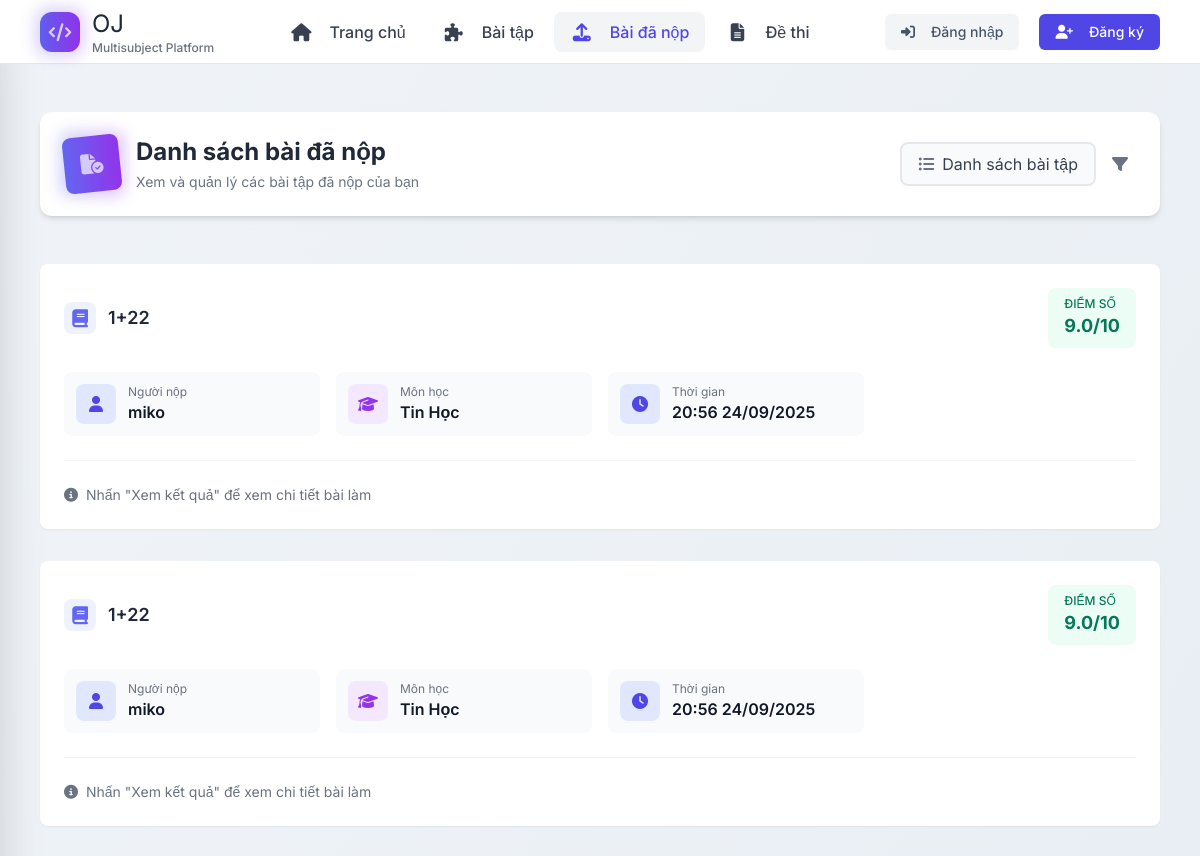
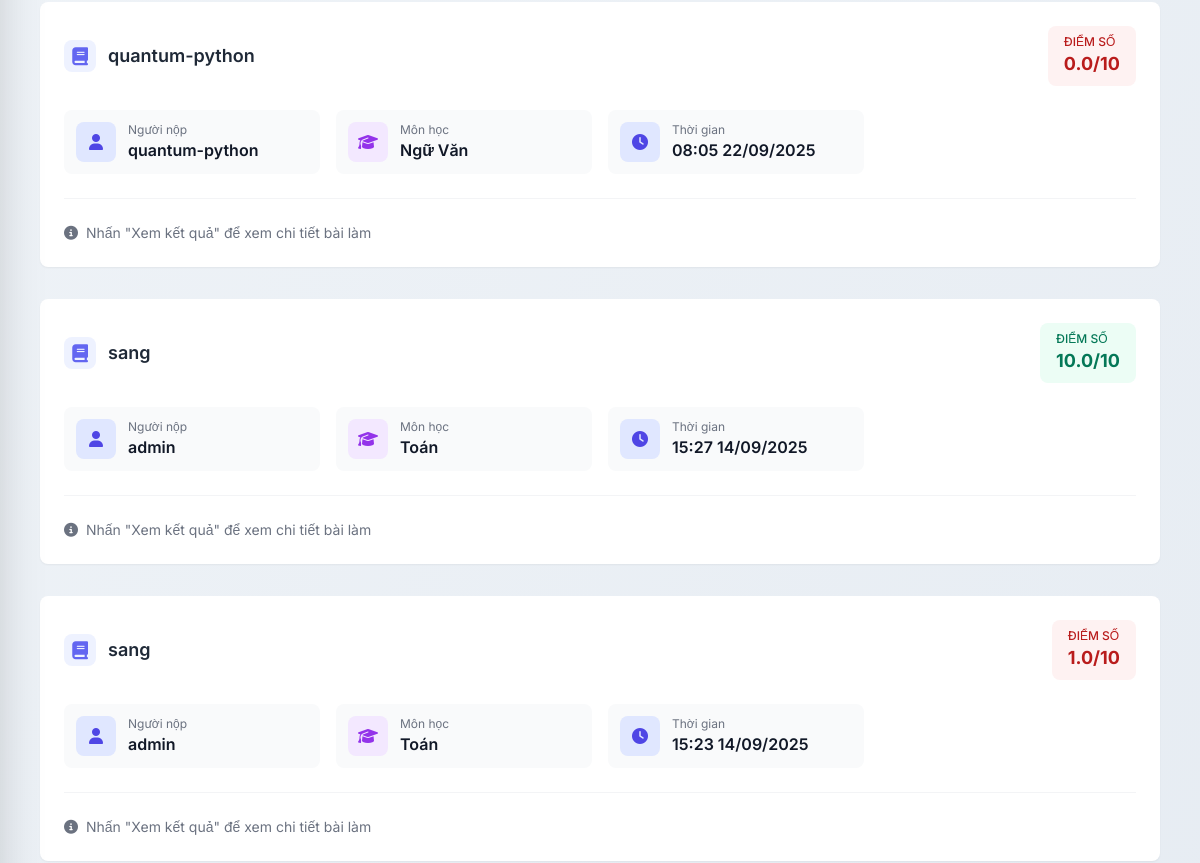
Before: /submissions/ (upper part) with the older database file (2 pictures, top to bottom).
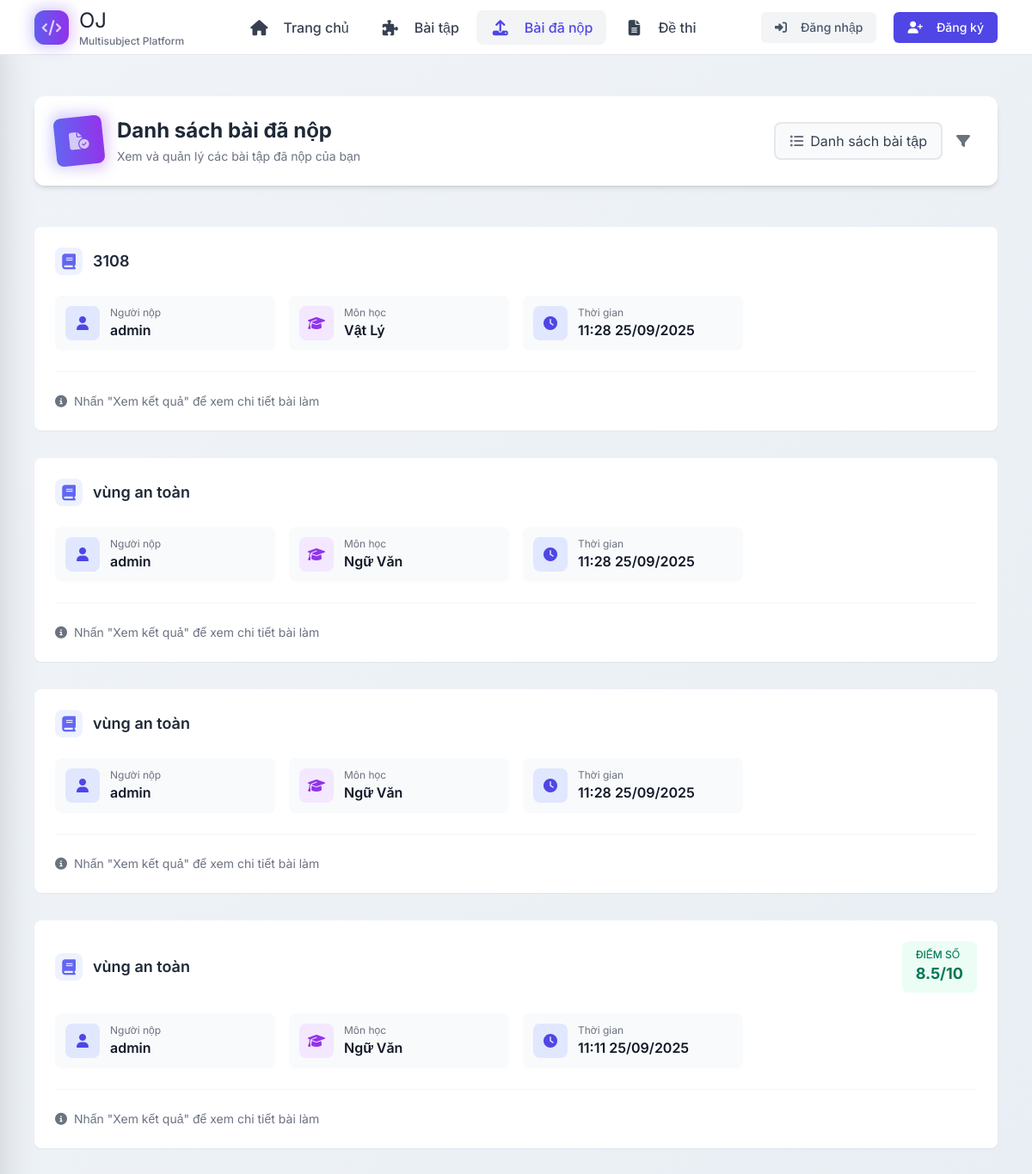
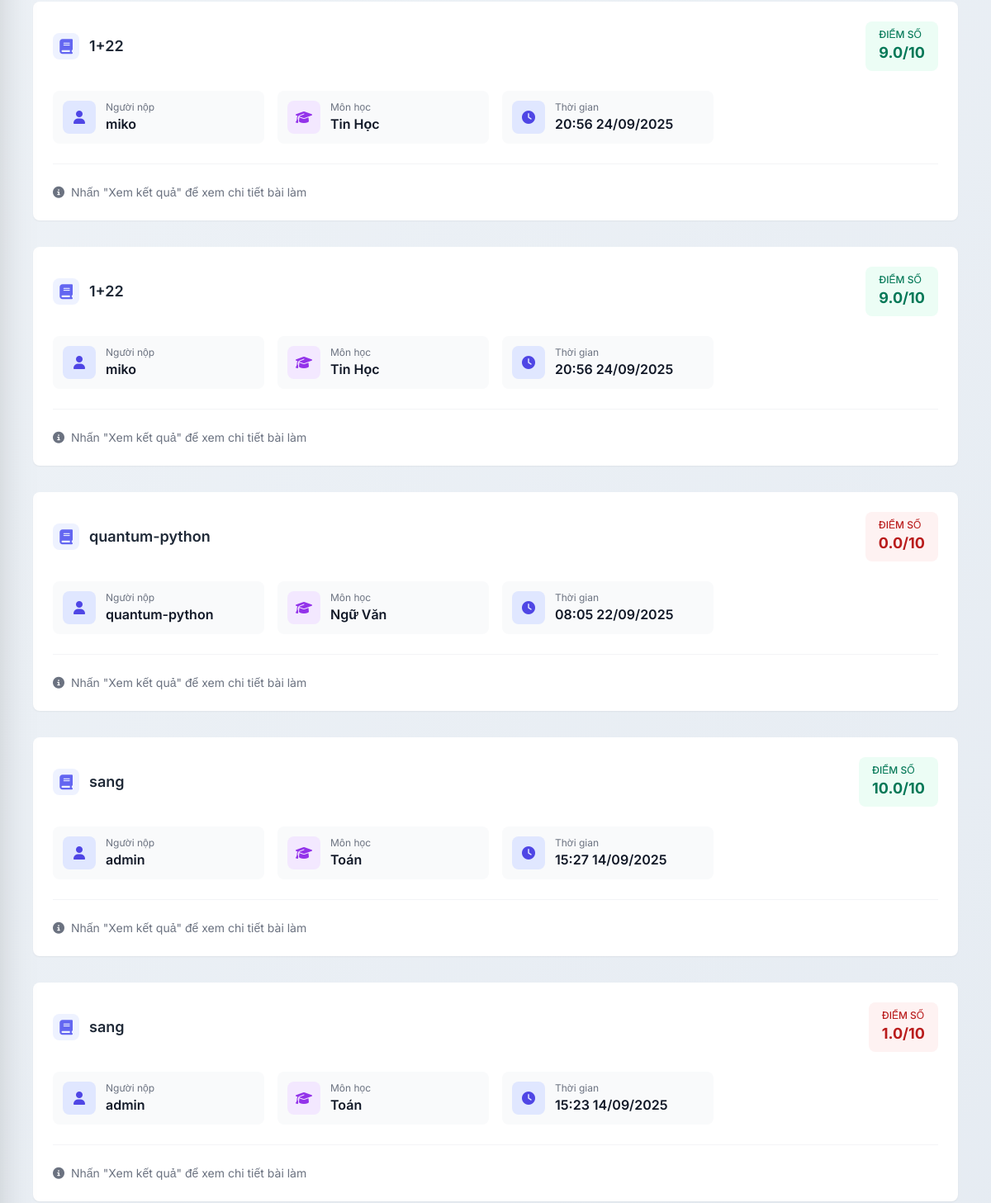
After: the same page with the newer database file (2 pictures, top to bottom).
### submissions/models.py (models this page shows, shortened)
class Submission(models.Model):
    user = models.ForeignKey(settings.AUTH_USER_MODEL, on_delete=models.CASCADE)
    problem = models.ForeignKey(Problem, on_delete=models.CASCADE)
    code = models.TextField()
    submitted_at = models.DateTimeField(auto_now_add=True)
    score = models.FloatField(null=True, blank=True)
    comment = models.TextField(null=True, blank=True)

### problems/models.py (models this page shows, shortened)
class Problem(models.Model):
    title = models.CharField(max_length=200)
    description = models.TextField()
    subject = models.CharField(max_length=10, choices=SUBJECT_CHOICES)
    question_type = models.CharField(max_length=10, choices=QUESTION_TYPE, default='WRIT')
    difficulty = models.CharField(max_length=10, choices=DIFFICULTY_LEVELS)
    author = models.ForeignKey(User, on_delete=models.CASCADE, null=True)
    grading_criteria = models.TextField(null=True, blank=True, help_text="Tiêu chí chấm bài (dành cho AI)")
    created_at = models.DateTimeField(default=timezone.now)
    is_hidden = models.BooleanField(default=False)
    choice_a = models.CharField(max_length=255, null=True, blank=True)
    choice_b = models.CharField(max_length=255, null=True, blank=True)
    choice_c = models.CharField(max_length=255, null=True, blank=True)
    choice_d = models.CharField(max_length=255, null=True, blank=True)
    correct_answer = models.CharField(
        max_length=1,
        choices=[('A', 'A'), ('B', 'B'), ('C', 'C'), ('D', 'D')],
        null=True, blank=True,
        help_text="Chỉ áp dụng cho câu hỏi trắc nghiệm"
    )

### users/models.py (models this page shows)
class CustomUser(AbstractUser):
    is_teacher = models.BooleanField(default=False)

### submissions/views.py (the view)
# urls.py: path('', submission_list, name='submission_list'),
def submission_list(request):
    submissions = Submission.objects.select_related('problem', 'user').order_by('-submitted_at')
    return render(request, 'submissions/list.html', {
        'submissions': submissions
    })

### submissions/templates/submissions/list.html (shortened to what the changed rows need)
{% extends 'base.html' %}
{% block content %}
<div class="max-w-7xl mx-auto px-4 py-8">
  <header class="relative mb-12">
    <div class="flex flex-col md:flex-row md:items-center md:justify-between bg-white rounded-xl shadow-md p-6 mb-8">
      <div class="flex items-center space-x-4">
        <div>
          <h1 class="text-2xl font-bold text-gray-800">Danh sách bài đã nộp</h1>
        </div>
      </div>
    </div>
  </header>
  {% if submissions %}
  <ul class="space-y-8">
    {% for submission in submissions %}
    <li class="bg-white rounded-lg shadow-sm hover:shadow-lg transition-all duration-300 group">
      <div class="relative p-6">
        <div class="flex flex-col sm:flex-row sm:justify-between sm:items-center gap-4 mb-6">
          <div class="flex-grow">
            <h2 class="text-lg font-semibold text-gray-800 group-hover:text-indigo-600 transition-colors truncate flex items-center" title="{{ submission.problem.title }}">
              <span class="w-8 h-8 rounded-lg bg-indigo-50 flex items-center justify-center mr-3">
                <i class="fas fa-book text-indigo-500"></i>
              </span>
              {{ submission.problem.title }}
            </h2>
          </div>
          {% if submission.score is not None %}
          <div class="flex items-center">
            <div class="px-4 py-2 rounded-lg {% if submission.score >= 8 %}bg-emerald-50 text-emerald-700{% elif submission.score >= 5 %}bg-amber-50 text-amber-700{% else %}bg-red-50 text-red-700{% endif %} flex items-center space-x-2">
              <div>
                <div class="text-xs font-medium uppercase">Điểm số</div>
                <div class="text-lg font-bold">{{ submission.score }}/10</div>
              </div>
            </div>
          </div>
          {% endif %}
        </div>
        <div class="grid grid-cols-2 md:grid-cols-4 gap-4">
          <div class="flex items-center p-3 bg-gray-50 rounded-lg hover:bg-indigo-50/50 transition-colors">
            <span class="w-10 h-10 rounded-lg bg-indigo-100 flex items-center justify-center mr-3">
              <i class="fas fa-user text-indigo-600"></i>
            </span>
            <div>
              <div class="text-xs text-gray-500">Người nộp</div>
              <div class="font-semibold text-gray-900 truncate">{{ submission.user.username }}</div>
            </div>
          </div>
          <div class="flex items-center p-3 bg-gray-50 rounded-lg hover:bg-purple-50/50 transition-colors">
            <span class="w-10 h-10 rounded-lg bg-purple-100 flex items-center justify-center mr-3">
              <i class="fas fa-graduation-cap text-purple-600"></i>
            </span>
            <div>
              <div class="text-xs text-gray-500">Môn học</div>
              <div class="font-semibold text-gray-900 truncate">{{ submission.problem.get_subject_display }}</div>
            </div>
          </div>
          <div class="flex items-center p-3 bg-gray-50 rounded-lg hover:bg-indigo-50/50 transition-colors">
            <span class="w-10 h-10 rounded-lg bg-indigo-100 flex items-center justify-center mr-3">
              <i class="fas fa-clock text-indigo-600"></i>
            </span>
            <div>
              <div class="text-xs text-gray-500">Thời gian</div>
              <div class="font-semibold text-gray-900">{{ submission.submitted_at|date:"H:i d/m/Y" }}</div>
            </div>
          </div>
        </div>
        <div class="mt-6 pt-6 border-t border-gray-100 flex flex-wrap items-center justify-between">
          <div class="flex items-center text-sm text-gray-500">
            <i class="fas fa-info-circle mr-2"></i>
            Nhấn "Xem kết quả" để xem chi tiết bài làm
          </div>
        </div>
      </div>
    </li>
    {% endfor %}
  </ul>
  {% endif %}
</div>
{% endblock %}

Changed rows visible on the page:
added Submission: problem "3108", user.username "admin", problem.subject "Vật Lý", submitted_at "11:28 25/09/2025"
added Submission: problem "vùng an toàn", user.username "admin", problem.subject "Ngữ Văn", submitted_at "11:28 25/09/2025"
added Submission: problem "vùng an toàn", user.username "admin", problem.subject "Ngữ Văn", submitted_at "11:28 25/09/2025"
added Submission: problem "vùng an toàn", score "8.5", user.username "admin", problem.subject "Ngữ Văn", submitted_at "11:11 25/09/2025"
